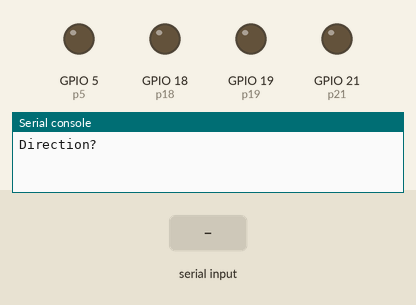
The program below on a simulated ESP32 board running MicroPython. On the bench: output pins drawn as LEDs (lit = HIGH), the last lines printed to the serial console. Inputs (shaded band) come from the test bench.

Above: at 1.2 s.
1.3 s: "f" typed at the serial console, then Enter
At 2.1 s:
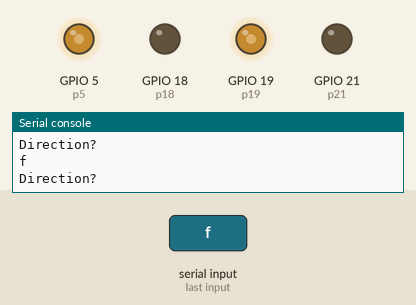
2.8 s: "b" typed at the serial console, then Enter
At 3.2 s:
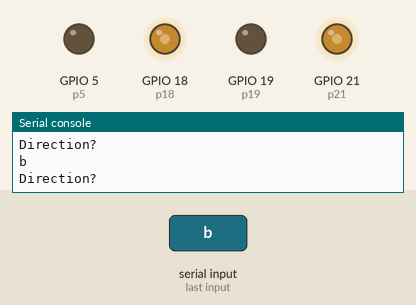
4.3 s: "l" typed at the serial console, then Enter
At 5.5 s:
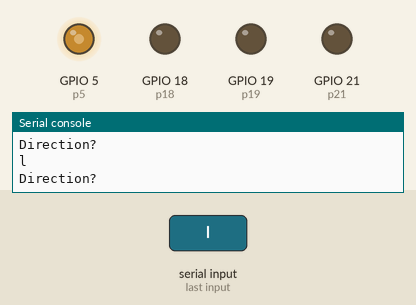
5.8 s: "r" typed at the serial console, then Enter
At 6.7 s:
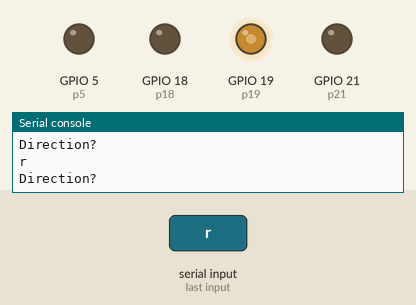
Timing chart, 0 to 8.3 s (numbered marks = the images above; inputs shaded):
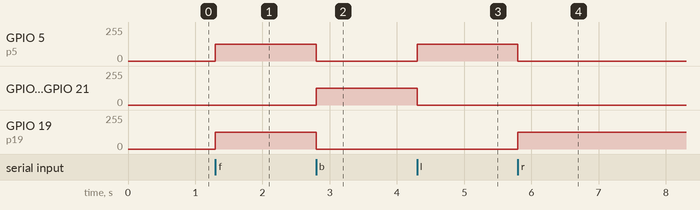

Measured:
- after the input at 1.3 s, GPIO 5 (p5), GPIO 19 (p19): 0/255 → 127/255 at once
- after the input at 2.8 s, GPIO 5 (p5), GPIO 19 (p19): 127/255 → 0/255 at once; GPIO 18 (p18), GPIO 21 (p21): 0/255 → 127/255 at once
- after the input at 4.3 s, GPIO 5 (p5): 0/255 → 127/255 at once; GPIO 18 (p18), GPIO 21 (p21): 127/255 → 0/255 at once
- after the input at 5.8 s, GPIO 5 (p5): 127/255 → 0/255 at once; GPIO 19 (p19): 0/255 → 127/255 at once

The program:

motor_direction_test.py
```python
import machine
from machine import *
import time

#setup output pins
p5 = Pin(5, Pin.OUT)
m1_fwd = machine.PWM(p5)
m1_fwd.deinit()
m1_fwd.init(freq=1000, duty=0)

p18 = Pin(18, Pin.OUT)
m1_rev = machine.PWM(p18)
m1_rev.deinit()
m1_rev.init(freq=1000, duty=0)

p19 = Pin(19, Pin.OUT)
m2_fwd = machine.PWM(p19)
m2_fwd.deinit()
m2_fwd.init(freq=1000, duty=0)

p21 = Pin(21, Pin.OUT)
m2_rev = machine.PWM(p21)
m2_rev.deinit()
m2_rev.init(freq=1000, duty=0)

d = int(50 / 100 * 1023)    # duty = 10%

while(1):
    print("Direction? ")
    direction = input()
    if direction == '0':
        m1_fwd.duty(0)
        m1_rev.duty(0)
        m2_fwd.duty(0)
        m2_rev.duty(0)
    elif direction == 'f':
        m1_fwd.duty(d)
        m1_rev.duty(0)
        m2_fwd.duty(d)
        m2_rev.duty(0)
    elif direction == 'b':
        m1_fwd.duty(0)
        m1_rev.duty(d)
        m2_fwd.duty(0)
        m2_rev.duty(d)
    elif direction == 'l':
        m1_fwd.duty(d)
        m1_rev.duty(0)
        m2_fwd.duty(0)
        m2_rev.duty(0)
    elif direction == 'r':
        m1_fwd.duty(0)
        m1_rev.duty(0)
        m2_fwd.duty(d)
        m2_rev.duty(0)
    else:
        print("ERROR: invalid direction")
        
```
